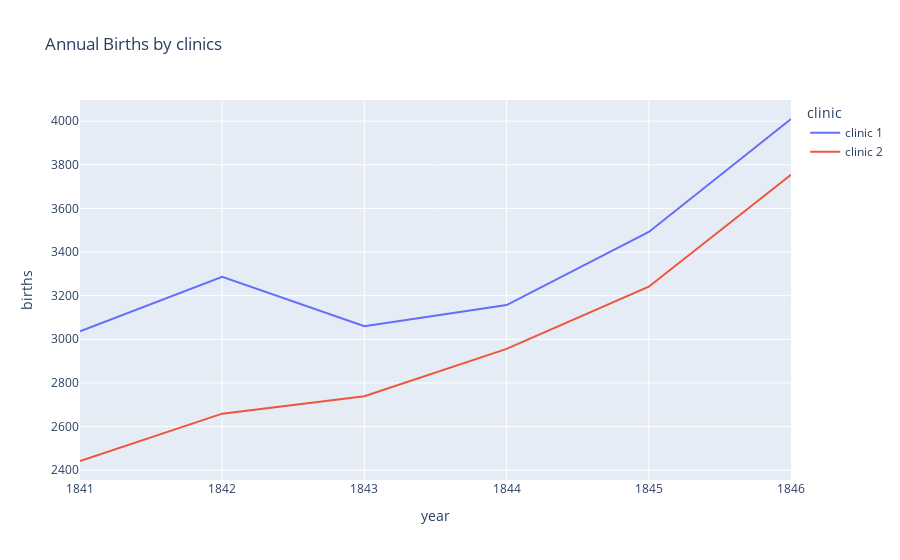

Notebook source saved alongside this figure:
### Markdown cell above
# The Yearly Data Split by Clinic

Now let's look at the annual data instead. 

**Challenge**: Use plotly to create line charts of the births and deaths of the two different clinics at the Vienna General Hospital. 
* Which clinic is bigger or more busy judging by the number of births?
* Has the hospital had more patients over time? 
* What was the highest number of deaths recorded in clinic 1 and clinic 2?

### Code cell
line = px.line(df_yearly,
                x='year',
                y='births',
                color='clinic',
                title='Annual Births by clinics')

line.show()

### Figure 1 — Plotly figure (JSON) as saved in the notebook; plotly's stock layout.template omitted (floating-point values rounded to 4 significant figures)
{"data": [{"hovertemplate": "clinic=clinic 1<br>year=%{x}<br>births=%{y}<extra></extra>", "legendgroup": "clinic 1", "line": {"color": "#636efa", "dash": "solid"}, "marker": {"symbol": "circle"}, "mode": "lines", "name": "clinic 1", "orientation": "v", "showlegend": true, "type": "scatter", "x": [1841, 1842, 1843, 1844, 1845, 1846], "xaxis": "x", "y": [3036, 3287, 3060, 3157, 3492, 4010], "yaxis": "y"}, {"hovertemplate": "clinic=clinic 2<br>year=%{x}<br>births=%{y}<extra></extra>", "legendgroup": "clinic 2", "line": {"color": "#EF553B", "dash": "solid"}, "marker": {"symbol": "circle"}, "mode": "lines", "name": "clinic 2", "orientation": "v", "showlegend": true, "type": "scatter", "x": [1841, 1842, 1843, 1844, 1845, 1846], "xaxis": "x", "y": [2442, 2659, 2739, 2956, 3241, 3754], "yaxis": "y"}], "layout": {"legend": {"title": {"text": "clinic"}, "tracegroupgap": 0}, "title": {"text": "Annual Births by clinics"}, "xaxis": {"anchor": "y", "domain": [0, 1], "title": {"text": "year"}}, "yaxis": {"anchor": "x", "domain": [0, 1], "title": {"text": "births"}}}}
